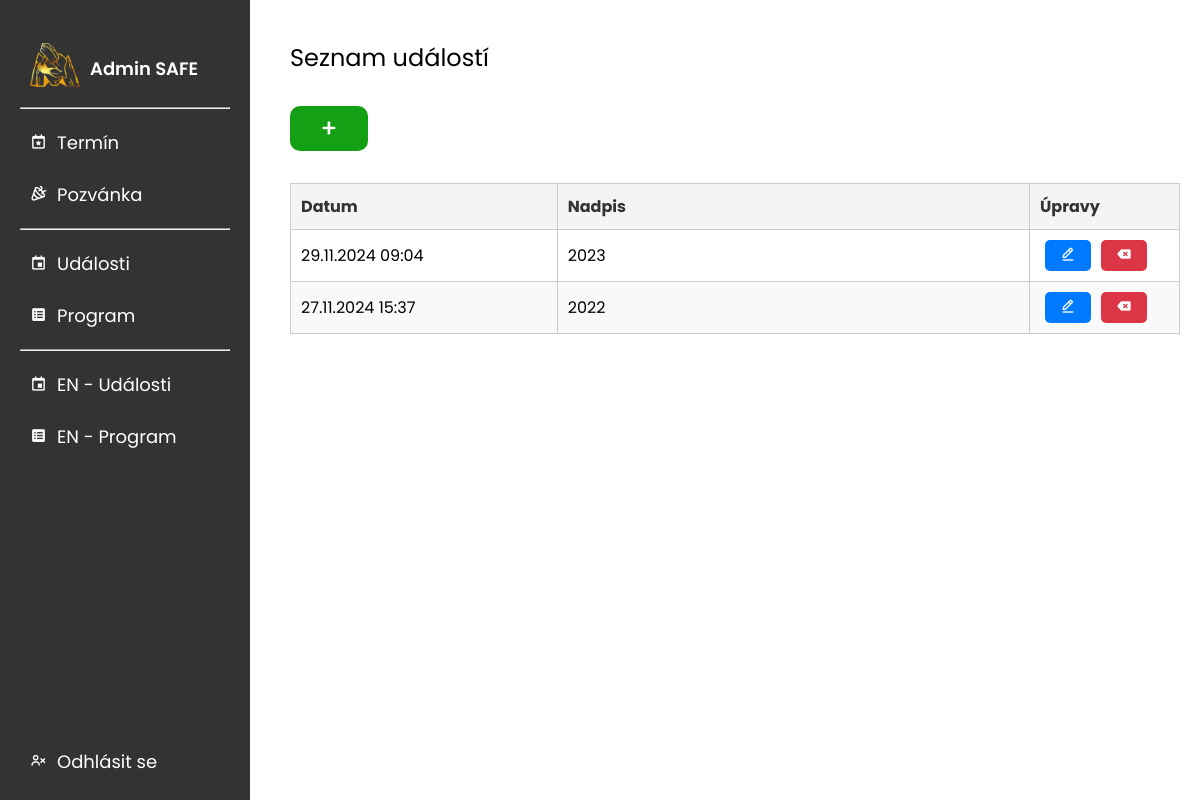
The page /admin/udalosti/index.php (signed in) on the database its author committed.
### tables this page shows
CREATE TABLE `pastevents` (
  `id` int(10) unsigned NOT NULL AUTO_INCREMENT,
  `title` varchar(255) NOT NULL,
  `description` text DEFAULT NULL,
  `image_path` varchar(255) DEFAULT NULL,
  `images` longtext DEFAULT NULL CHECK (json_valid(`images`)),
  `created_at` datetime NOT NULL DEFAULT current_timestamp(),
  PRIMARY KEY (`id`)
);

### admin/udalosti/index.php (the view, shortened to what this page needs)
<!DOCTYPE html>
<html lang="cs">
<head>
    <?php include '../../skeleton/head.php' ?>
</head>
<body>
<?php include '../../skeleton/headerAdmin.php' ?>
<div class="content">
<h2>Seznam událostí</h2><br>
    <a href="pridat/" class="addButton">+</a><br>
    <table class="events-table">
        <thead>
        <tr>
            <th>Datum</th>
            <th>Nadpis</th>
            <th>Úpravy</th>
        </tr>
        </thead>
        <tbody>
        <?php
        $servername = "localhost";
        $username = "root";
        $password = "";
        $dbname = "mywebsite";
        $conn = new mysqli($servername, $username, $password, $dbname);
        $sql = "SELECT id, title, created_at FROM pastevents ORDER BY id DESC";
        $result = $conn->query($sql);
        if ($result->num_rows > 0) {
            while ($row = $result->fetch_assoc()) {
                $created_at = isset($row['created_at']) ? date('d.m.Y H:i', strtotime($row['created_at'])) : 'Neznámé datum';
                $title = isset($row['title']) && !empty($row['title']) ? htmlspecialchars(strip_tags($row['title']), ENT_QUOTES) : 'Bez názvu';
                echo "<tr>";
                echo "<td>" . $created_at . "</td>";
                echo "<td>" . htmlspecialchars($title, ENT_QUOTES, 'UTF-8') . "</td>";
                echo "<td class='action-buttons'>";
                echo "<a href='../upravit/?id=" . $row['id'] . "' class='edit-btn'><i class='bx bx-edit-alt'></i></a>";
                echo "<a href='#' class='delete-btn' onclick='confirmDelete(event, \"?delete_id=" . $row['id'] . "\")'><i class='bx bxs-tag-x'></i></a>";
                echo "</td>";
                echo "</tr>";
            }
        } else {
            echo "<tr><td colspan='3'>Žádné události nejsou k dispozici.</td></tr>";
        }
        ?>
        </tbody>
    </table>
</div>
</body>
</html>

### css/style.css (style rules this page uses)
* { margin: 0; padding: 0; box-sizing: border-box; font-family: "Titan One", sans-serif; }
p, h3, h4, a, ul, li, strong, label, input::placeholder, input, select, option, i, button, textarea::placeholder { font-family: "Inter", sans-serif; }
h1, h2 { font-weight: 400 !important; }
html { scroll-behavior: smooth; }
body { display: flex; flex-direction: column; min-height: 100vh; position: relative; }
.content h2 { margin-bottom: 10px; }
.content { margin-left: 270px; padding: 20px; flex-grow: 1; }
.content h2 { padding-top: 20px; }
.addButton { font-style: none; background-color: rgb(20, 160, 20); padding: 5px 30px; border: none; border-radius: 10px; color: #fff; text-decoration: none; font-size: 25px; font-weight: 500; }
.events-table { width: 100%; border-collapse: collapse; margin: 35px 0; font-size: 16px; text-align: left; border: 1px solid #ccc; table-layout: auto; }
.events-table thead th { background-color: #f4f4f4; color: #333; font-weight: bold; border: 1px solid #ccc; padding: 10px; text-align: left; }
.events-table tbody td { border: 1px solid #ccc; padding: 10px; }
.events-table tbody tr:nth-child(even) { background-color: #f9f9f9; }
.action-buttons a, .action-buttons button { display: inline-block; padding: 3px 15px; margin: 0 5px; text-decoration: none; border: none; color: #fff; background-color: #007bff; border-radius: 5px; }
.action-buttons a.delete-btn, .action-buttons button.delete-btn { background-color: #dc3545; }
.events-table thead th:nth-child(1) { width: 30%; }
.events-table thead th:nth-child(2) { width: auto; }
.events-table thead th:nth-child(3) { width: 150px; }

### admin/udalosti/index.php (style rules this page uses)
* { font-family: "Poppins", sans-serif !important; }

### rows shown on the page
pastevents: created_at "29.11.2024 09:04", title "2023"
pastevents: created_at "27.11.2024 15:37", title "2022"
